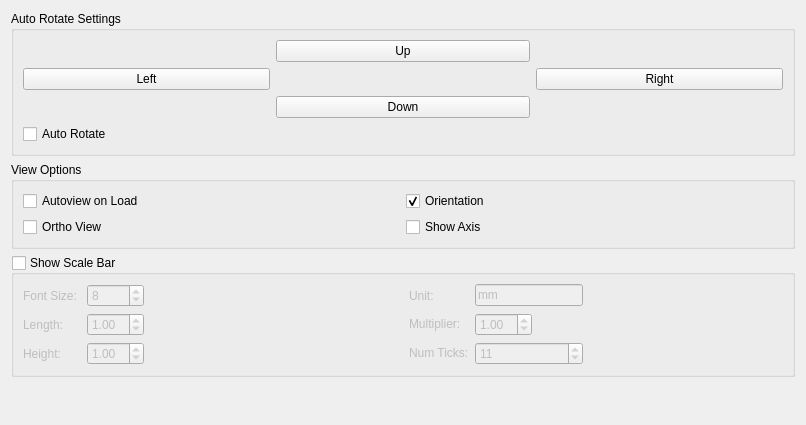
      <widget class="QWidget" name="ViewTab">
       <attribute name="title">
        <string>View</string>
       </attribute>
       <layout class="QVBoxLayout" name="verticalLayout_7">
        <item>
         <widget class="QGroupBox" name="autoRotateGroupBox_">
          <property name="enabled">
           <bool>true</bool>
          </property>
          <property name="font">
           <font>
            <weight>50</weight>
            <bold>false</bold>
           </font>
          </property>
          <property name="title">
           <string>Auto Rotate Settings</string>
          </property>
          <layout class="QGridLayout" name="gridLayout_5">
           <item row="3" column="0">
            <spacer name="horizontalSpacer_3">
             <property name="orientation">
              <enum>Qt::Horizontal</enum>
             </property>
             <property name="sizeHint" stdset="0">
              <size>
               <width>84</width>
               <height>20</height>
              </size>
             </property>
            </spacer>
           </item>
           <item row="3" column="1" colspan="2">
            <widget class="QPushButton" name="rotateDownButton_">
             <property name="toolTip">
              <string>Rotate Object Down</string>
             </property>
             <property name="text">
              <string>Down</string>
             </property>
            </widget>
           </item>
           <item row="3" column="3">
            <spacer name="horizontalSpacer_4">
             <property name="orientation">
              <enum>Qt::Horizontal</enum>
             </property>
             <property name="sizeHint" stdset="0">
              <size>
               <width>84</width>
               <height>20</height>
              </size>
             </property>
            </spacer>
           </item>
           <item row="4" column="0" colspan="3">
            <widget class="QCheckBox" name="autoRotateCheckBox_">
             <property name="font">
              <font>
               <weight>50</weight>
               <bold>false</bold>
              </font>
             </property>
             <property name="toolTip">
              <string>Toggle Auto Rotate</string>
             </property>
             <property name="text">
              <string>Auto Rotate</string>
             </property>
            </widget>
           </item>
           <item row="0" column="1" colspan="2">
            <widget class="QPushButton" name="rotateUpButton_">
             <property name="toolTip">
              <string>Rotate Object Up</string>
             </property>
             <property name="text">
              <string>Up</string>
             </property>
            </widget>
           </item>
           <item row="0" column="0">
            <spacer name="horizontalSpacer">
             <property name="orientation">
              <enum>Qt::Horizontal</enum>
             </property>
             <property name="sizeHint" stdset="0">
              <size>
               <width>84</width>
               <height>20</height>
              </size>
             </property>
            </spacer>
           </item>
           <item row="0" column="3">
            <spacer name="horizontalSpacer_2">
             <property name="orientation">
              <enum>Qt::Horizontal</enum>
             </property>
             <property name="sizeHint" stdset="0">
              <size>
               <width>84</width>
               <height>20</height>
              </size>
             </property>
            </spacer>
           </item>
           <item row="1" column="1">
            <spacer name="horizontalSpacer_5">
             <property name="orientation">
              <enum>Qt::Horizontal</enum>
             </property>
             <property name="sizeHint" stdset="0">
              <size>
               <width>40</width>
               <height>20</height>
              </size>
             </property>
            </spacer>
           </item>
           <item row="1" column="0">
            <widget class="QPushButton" name="rotateLeftButton_">
             <property name="toolTip">
              <string>Rotate Object Left</string>
             </property>
             <property name="text">
              <string>Left</string>
             </property>
            </widget>
           </item>
           <item row="1" column="3">
            <widget class="QPushButton" name="rotateRightButton_">
             <property name="toolTip">
              <string>Rotate Object Right</string>
             </property>
             <property name="text">
              <string>Right</string>
             </property>
            </widget>
           </item>
          </layout>
         </widget>
        </item>
        <item>
         <widget class="QGroupBox" name="viewOptionsGroupBox_">
          <property name="font">
           <font>
            <weight>50</weight>
            <bold>false</bold>
           </font>
          </property>
          <property name="title">
           <string>View Options</string>
          </property>
          <layout class="QGridLayout" name="gridLayout_8">
           <item row="0" column="0">
            <widget class="QCheckBox" name="autoViewOnLoadCheckBox_">
             <property name="text">
              <string>Autoview on Load</string>
             </property>
            </widget>
           </item>
           <item row="0" column="1">
            <widget class="QCheckBox" name="orientationCheckBox_">
             <property name="toolTip">
              <string>Toggle Orientation Axis</string>
             </property>
             <property name="text">
              <string>Orientation</string>
             </property>
             <property name="checked">
              <bool>true</bool>
             </property>
            </widget>
           </item>
           <item row="1" column="0">
            <widget class="QCheckBox" name="orthoViewCheckBox_">
             <property name="text">
              <string>Ortho View</string>
             </property>
            </widget>
           </item>
           <item row="1" column="1">
            <widget class="QCheckBox" name="showAxisCheckBox_">
             <property name="text">
              <string>Show Axis</string>
             </property>
            </widget>
           </item>
          </layout>
         </widget>
        </item>
        <item>
         <widget class="QGroupBox" name="showScaleBarTextGroupBox_">
          <property name="font">
           <font>
            <weight>50</weight>
            <bold>false</bold>
           </font>
          </property>
          <property name="title">
           <string>Show Scale Bar</string>
          </property>
          <property name="checkable">
           <bool>true</bool>
          </property>
          <property name="checked">
           <bool>false</bool>
          </property>
          <layout class="QGridLayout" name="gridLayout_4">
           <item row="1" column="5">
            <widget class="QLabel" name="label_12">
             <property name="sizePolicy">
              <sizepolicy hsizetype="Minimum" vsizetype="Fixed">
               <horstretch>0</horstretch>
               <verstretch>0</verstretch>
              </sizepolicy>
             </property>
             <property name="text">
              <string>Multiplier:</string>
             </property>
            </widget>
           </item>
           <item row="4" column="8">
            <spacer name="horizontalSpacer_13">
             <property name="orientation">
              <enum>Qt::Horizontal</enum>
             </property>
             <property name="sizeHint" stdset="0">
              <size>
               <width>69</width>
               <height>20</height>
              </size>
             </property>
            </spacer>
           </item>
           <item row="4" column="0">
            <widget class="QLabel" name="label_10">
             <property name="text">
              <string>Height:</string>
             </property>
            </widget>
           </item>
           <item row="0" column="2">
            <spacer name="horizontalSpacer_9">
             <property name="orientation">
              <enum>Qt::Horizontal</enum>
             </property>
             <property name="sizeHint" stdset="0">
              <size>
               <width>40</width>
               <height>20</height>
              </size>
             </property>
            </spacer>
           </item>
           <item row="0" column="0">
            <widget class="QLabel" name="label_7">
             <property name="text">
              <string>Font Size: </string>
             </property>
            </widget>
           </item>
           <item row="1" column="0">
            <widget class="QLabel" name="label_9">
             <property name="text">
              <string>Length:</string>
             </property>
            </widget>
           </item>
           <item row="0" column="1">
            <widget class="QSpinBox" name="fontSizeSpinBox_">
             <property name="sizePolicy">
              <sizepolicy hsizetype="Preferred" vsizetype="Fixed">
               <horstretch>0</horstretch>
               <verstretch>0</verstretch>
              </sizepolicy>
             </property>
             <property name="minimum">
              <number>1</number>
             </property>
             <property name="value">
              <number>8</number>
             </property>
            </widget>
           </item>
           <item row="4" column="2">
            <spacer name="horizontalSpacer_11">
             <property name="orientation">
              <enum>Qt::Horizontal</enum>
             </property>
             <property name="sizeHint" stdset="0">
              <size>
               <width>56</width>
               <height>20</height>
              </size>
             </property>
            </spacer>
           </item>
           <item row="1" column="2">
            <spacer name="horizontalSpacer_10">
             <property name="orientation">
              <enum>Qt::Horizontal</enum>
             </property>
             <property name="sizeHint" stdset="0">
              <size>
               <width>259</width>
               <height>20</height>
              </size>
             </property>
            </spacer>
           </item>
           <item row="1" column="8">
            <spacer name="horizontalSpacer_14">
             <property name="orientation">
              <enum>Qt::Horizontal</enum>
             </property>
             <property name="sizeHint" stdset="0">
              <size>
               <width>200</width>
               <height>20</height>
              </size>
             </property>
            </spacer>
           </item>
           <item row="4" column="1">
            <widget class="QDoubleSpinBox" name="scaleBarHeightDoubleSpinBox_">
             <property name="sizePolicy">
              <sizepolicy hsizetype="Fixed" vsizetype="Fixed">
               <horstretch>0</horstretch>
               <verstretch>0</verstretch>
              </sizepolicy>
             </property>
             <property name="value">
              <double>1.000000000000000</double>
             </property>
            </widget>
           </item>
           <item row="0" column="8">
            <spacer name="horizontalSpacer_15">
             <property name="orientation">
              <enum>Qt::Horizontal</enum>
             </property>
             <property name="sizeHint" stdset="0">
              <size>
               <width>40</width>
               <height>20</height>
              </size>
             </property>
            </spacer>
           </item>
           <item row="1" column="1">
            <widget class="QDoubleSpinBox" name="scaleBarLengthDoubleSpinBox_">
             <property name="sizePolicy">
              <sizepolicy hsizetype="Fixed" vsizetype="Fixed">
               <horstretch>0</horstretch>
               <verstretch>0</verstretch>
              </sizepolicy>
             </property>
             <property name="value">
              <double>1.000000000000000</double>
             </property>
            </widget>
           </item>
           <item row="0" column="5">
            <widget class="QLabel" name="label_8">
             <property name="text">
              <string>Unit:</string>
             </property>
            </widget>
           </item>
           <item row="0" column="6">
            <widget class="QLineEdit" name="scaleBarUnitLineEdit_">
             <property name="sizePolicy">
              <sizepolicy hsizetype="Minimum" vsizetype="Fixed">
               <horstretch>0</horstretch>
               <verstretch>0</verstretch>
              </sizepolicy>
             </property>
             <property name="minimumSize">
              <size>
               <width>3</width>
               <height>0</height>
              </size>
             </property>
             <property name="inputMask">
              <string/>
             </property>
             <property name="text">
              <string>mm</string>
             </property>
            </widget>
           </item>
           <item row="1" column="6">
            <widget class="QDoubleSpinBox" name="scaleBarMultiplierDoubleSpinBox_">
             <property name="sizePolicy">
              <sizepolicy hsizetype="Fixed" vsizetype="Fixed">
               <horstretch>0</horstretch>
               <verstretch>0</verstretch>
              </sizepolicy>
             </property>
             <property name="value">
              <double>1.000000000000000</double>
             </property>
            </widget>
           </item>
           <item row="4" column="6">
            <widget class="QSpinBox" name="numTicksSpinBox_">
             <property name="sizePolicy">
              <sizepolicy hsizetype="Preferred" vsizetype="Fixed">
               <horstretch>0</horstretch>
               <verstretch>0</verstretch>
              </sizepolicy>
             </property>
             <property name="value">
              <number>11</number>
             </property>
            </widget>
           </item>
           <item row="4" column="5">
            <widget class="QLabel" name="label_13">
             <property name="sizePolicy">
              <sizepolicy hsizetype="Minimum" vsizetype="Fixed">
               <horstretch>0</horstretch>
               <verstretch>0</verstretch>
              </sizepolicy>
             </property>
             <property name="text">
              <string>Num Ticks:</string>
             </property>
            </widget>
           </item>
          </layout>
         </widget>
        </item>
        <item>
         <spacer name="verticalSpacer_2">
          <property name="orientation">
           <enum>Qt::Vertical</enum>
          </property>
          <property name="sizeHint" stdset="0">
           <size>
            <width>20</width>
            <height>37</height>
           </size>
          </property>
         </spacer>
        </item>
       </layout>
      </widget>
